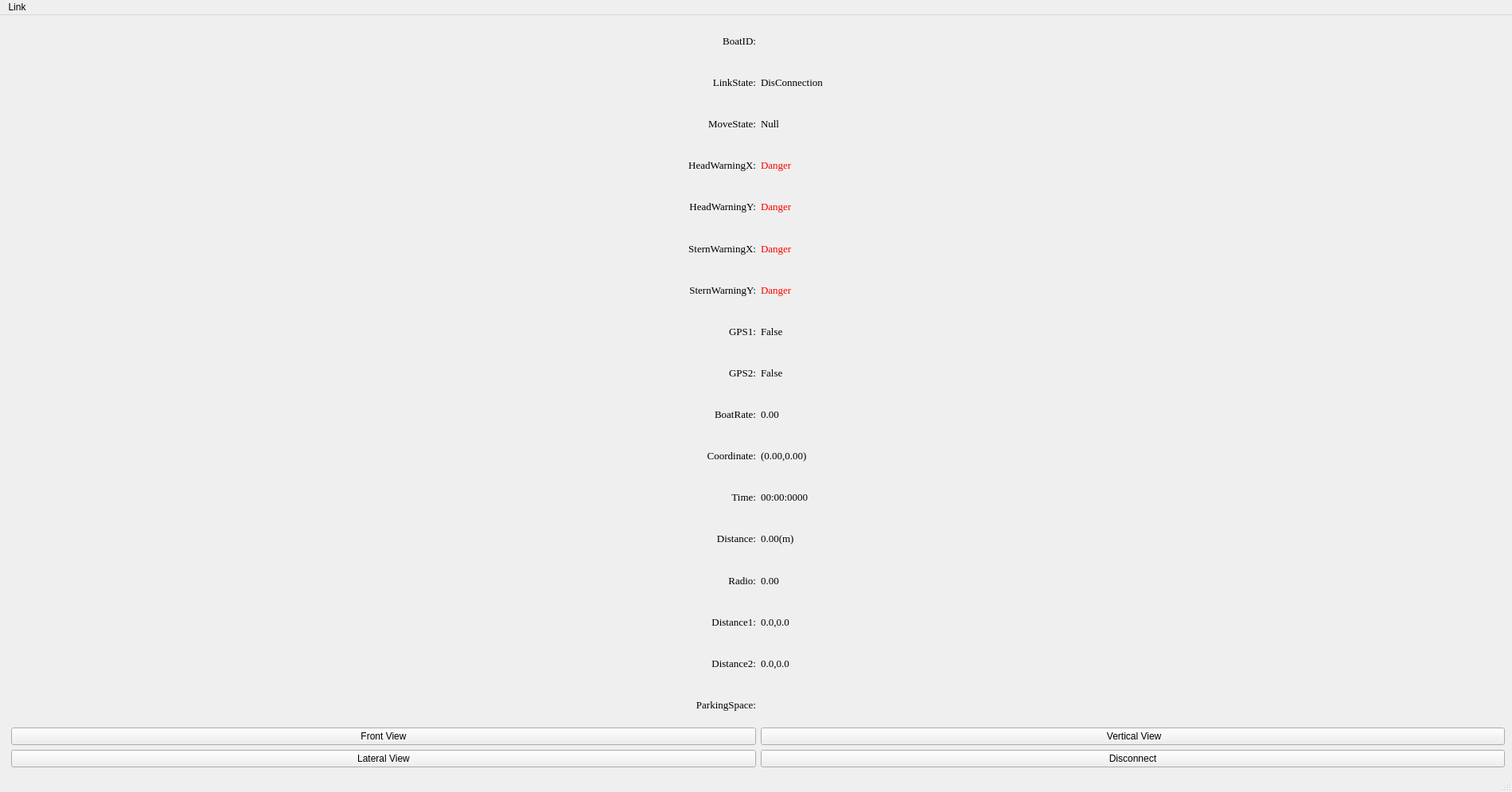
<?xml version="1.0" encoding="UTF-8"?>
<ui version="4.0">
 <class>OSGBoat</class>
 <widget class="QMainWindow" name="OSGBoat">
  <property name="geometry">
   <rect>
    <x>0</x>
    <y>0</y>
    <width>1900</width>
    <height>995</height>
   </rect>
  </property>
  <property name="windowTitle">
   <string>MainWindow</string>
  </property>
  <widget class="QWidget" name="centralwidget">
   <layout class="QGridLayout" name="gridLayout_3">
    <item row="0" column="0">
     <layout class="QGridLayout" name="gridLayout_2" columnstretch="4,1" columnminimumwidth="5,1">
      <item row="0" column="0">
       <layout class="QGridLayout" name="boxlayout"/>
      </item>
      <item row="0" column="1">
       <layout class="QGridLayout" name="gridLayout">
        <item row="2" column="1">
         <widget class="QLabel" name="label_MoveState">
          <property name="font">
           <font>
            <family>Times New Roman</family>
            <pointsize>10</pointsize>
           </font>
          </property>
          <property name="text">
           <string>Null</string>
          </property>
         </widget>
        </item>
        <item row="2" column="0">
         <widget class="QLabel" name="label_MoveStateTitle">
          <property name="font">
           <font>
            <family>Times New Roman</family>
            <pointsize>10</pointsize>
           </font>
          </property>
          <property name="text">
           <string>MoveState:</string>
          </property>
          <property name="alignment">
           <set>Qt::AlignRight|Qt::AlignTrailing|Qt::AlignVCenter</set>
          </property>
         </widget>
        </item>
        <item row="5" column="1">
         <widget class="QLabel" name="label_SternWarningX">
          <property name="palette">
           <palette>
            <active>
             <colorrole role="WindowText">
              <brush brushstyle="SolidPattern">
               <color alpha="255">
                <red>255</red>
                <green>0</green>
                <blue>0</blue>
               </color>
              </brush>
             </colorrole>
             <colorrole role="Text">
              <brush brushstyle="SolidPattern">
               <color alpha="255">
                <red>0</red>
                <green>0</green>
                <blue>0</blue>
               </color>
              </brush>
             </colorrole>
            </active>
            <inactive>
             <colorrole role="WindowText">
              <brush brushstyle="SolidPattern">
               <color alpha="255">
                <red>255</red>
                <green>0</green>
                <blue>0</blue>
               </color>
              </brush>
             </colorrole>
             <colorrole role="Text">
              <brush brushstyle="SolidPattern">
               <color alpha="255">
                <red>0</red>
                <green>0</green>
                <blue>0</blue>
               </color>
              </brush>
             </colorrole>
            </inactive>
            <disabled>
             <colorrole role="WindowText">
              <brush brushstyle="SolidPattern">
               <color alpha="255">
                <red>120</red>
                <green>120</green>
                <blue>120</blue>
               </color>
              </brush>
             </colorrole>
             <colorrole role="Text">
              <brush brushstyle="SolidPattern">
               <color alpha="255">
                <red>120</red>
                <green>120</green>
                <blue>120</blue>
               </color>
              </brush>
             </colorrole>
            </disabled>
           </palette>
          </property>
          <property name="font">
           <font>
            <family>Times New Roman</family>
            <pointsize>10</pointsize>
           </font>
          </property>
          <property name="text">
           <string>Danger</string>
          </property>
         </widget>
        </item>
        <item row="3" column="0">
         <widget class="QLabel" name="label_HeadWarningXTitle">
          <property name="font">
           <font>
            <family>Times New Roman</family>
            <pointsize>10</pointsize>
           </font>
          </property>
          <property name="text">
           <string>HeadWarningX:</string>
          </property>
          <property name="alignment">
           <set>Qt::AlignRight|Qt::AlignTrailing|Qt::AlignVCenter</set>
          </property>
         </widget>
        </item>
        <item row="4" column="0">
         <widget class="QLabel" name="label_HeadWarningYTitle">
          <property name="font">
           <font>
            <family>Times New Roman</family>
            <pointsize>10</pointsize>
           </font>
          </property>
          <property name="text">
           <string>HeadWarningY:</string>
          </property>
          <property name="alignment">
           <set>Qt::AlignRight|Qt::AlignTrailing|Qt::AlignVCenter</set>
          </property>
         </widget>
        </item>
        <item row="5" column="0">
         <widget class="QLabel" name="label_SternWarningXTitle">
          <property name="font">
           <font>
            <family>Times New Roman</family>
            <pointsize>10</pointsize>
           </font>
          </property>
          <property name="text">
           <string>SternWarningX:</string>
          </property>
          <property name="alignment">
           <set>Qt::AlignRight|Qt::AlignTrailing|Qt::AlignVCenter</set>
          </property>
         </widget>
        </item>
        <item row="3" column="1">
         <widget class="QLabel" name="label_HeadWarningX">
          <property name="palette">
           <palette>
            <active>
             <colorrole role="WindowText">
              <brush brushstyle="SolidPattern">
               <color alpha="255">
                <red>255</red>
                <green>0</green>
                <blue>0</blue>
               </color>
              </brush>
             </colorrole>
            </active>
            <inactive>
             <colorrole role="WindowText">
              <brush brushstyle="SolidPattern">
               <color alpha="255">
                <red>255</red>
                <green>0</green>
                <blue>0</blue>
               </color>
              </brush>
             </colorrole>
            </inactive>
            <disabled>
             <colorrole role="WindowText">
              <brush brushstyle="SolidPattern">
               <color alpha="255">
                <red>120</red>
                <green>120</green>
                <blue>120</blue>
               </color>
              </brush>
             </colorrole>
            </disabled>
           </palette>
          </property>
          <property name="font">
           <font>
            <family>Times New Roman</family>
            <pointsize>10</pointsize>
           </font>
          </property>
          <property name="text">
           <string>Danger</string>
          </property>
         </widget>
        </item>
        <item row="4" column="1">
         <widget class="QLabel" name="label_HeadWarningY">
          <property name="palette">
           <palette>
            <active>
             <colorrole role="WindowText">
              <brush brushstyle="SolidPattern">
               <color alpha="255">
                <red>255</red>
                <green>0</green>
                <blue>0</blue>
               </color>
              </brush>
             </colorrole>
             <colorrole role="Text">
              <brush brushstyle="SolidPattern">
               <color alpha="255">
                <red>0</red>
                <green>0</green>
                <blue>0</blue>
               </color>
              </brush>
             </colorrole>
            </active>
            <inactive>
             <colorrole role="WindowText">
              <brush brushstyle="SolidPattern">
               <color alpha="255">
                <red>255</red>
                <green>0</green>
                <blue>0</blue>
               </color>
              </brush>
             </colorrole>
             <colorrole role="Text">
              <brush brushstyle="SolidPattern">
               <color alpha="255">
                <red>0</red>
                <green>0</green>
                <blue>0</blue>
               </color>
              </brush>
             </colorrole>
            </inactive>
            <disabled>
             <colorrole role="WindowText">
              <brush brushstyle="SolidPattern">
               <color alpha="255">
                <red>120</red>
                <green>120</green>
                <blue>120</blue>
               </color>
              </brush>
             </colorrole>
             <colorrole role="Text">
              <brush brushstyle="SolidPattern">
               <color alpha="255">
                <red>120</red>
                <green>120</green>
                <blue>120</blue>
               </color>
              </brush>
             </colorrole>
            </disabled>
           </palette>
          </property>
          <property name="font">
           <font>
            <family>Times New Roman</family>
            <pointsize>10</pointsize>
           </font>
          </property>
          <property name="text">
           <string>Danger</string>
          </property>
         </widget>
        </item>
        <item row="11" column="1">
         <widget class="QLabel" name="label_Time">
          <property name="font">
           <font>
            <family>Times New Roman</family>
            <pointsize>10</pointsize>
           </font>
          </property>
          <property name="text">
           <string>00:00:0000</string>
          </property>
          <property name="alignment">
           <set>Qt::AlignLeading|Qt::AlignLeft|Qt::AlignVCenter</set>
          </property>
         </widget>
        </item>
        <item row="9" column="0">
         <widget class="QLabel" name="label_Coor">
          <property name="font">
           <font>
            <family>Times New Roman</family>
            <pointsize>10</pointsize>
           </font>
          </property>
          <property name="text">
           <string>BoatRate:</string>
          </property>
          <property name="alignment">
           <set>Qt::AlignRight|Qt::AlignTrailing|Qt::AlignVCenter</set>
          </property>
         </widget>
        </item>
        <item row="16" column="0">
         <widget class="QLabel" name="label_accommodationTitle">
          <property name="font">
           <font>
            <family>Times New Roman</family>
            <pointsize>10</pointsize>
           </font>
          </property>
          <property name="text">
           <string>ParkingSpace:</string>
          </property>
          <property name="alignment">
           <set>Qt::AlignRight|Qt::AlignTrailing|Qt::AlignVCenter</set>
          </property>
         </widget>
        </item>
        <item row="10" column="0">
         <widget class="QLabel" name="label_CoordinateTitle">
          <property name="font">
           <font>
            <family>Times New Roman</family>
            <pointsize>10</pointsize>
           </font>
          </property>
          <property name="text">
           <string>Coordinate:</string>
          </property>
          <property name="alignment">
           <set>Qt::AlignRight|Qt::AlignTrailing|Qt::AlignVCenter</set>
          </property>
         </widget>
        </item>
        <item row="13" column="0">
         <widget class="QLabel" name="label_RadioTitle">
          <property name="font">
           <font>
            <family>Times New Roman</family>
            <pointsize>10</pointsize>
           </font>
          </property>
          <property name="text">
           <string>Radio:</string>
          </property>
          <property name="alignment">
           <set>Qt::AlignRight|Qt::AlignTrailing|Qt::AlignVCenter</set>
          </property>
         </widget>
        </item>
        <item row="11" column="0">
         <widget class="QLabel" name="label_TimeTitle">
          <property name="font">
           <font>
            <family>Times New Roman</family>
            <pointsize>10</pointsize>
           </font>
          </property>
          <property name="text">
           <string>Time:</string>
          </property>
          <property name="alignment">
           <set>Qt::AlignRight|Qt::AlignTrailing|Qt::AlignVCenter</set>
          </property>
         </widget>
        </item>
        <item row="16" column="1">
         <widget class="QLabel" name="label_Accommodation">
          <property name="font">
           <font>
            <family>Times New Roman</family>
            <pointsize>10</pointsize>
           </font>
          </property>
          <property name="text">
           <string/>
          </property>
         </widget>
        </item>
        <item row="15" column="0">
         <widget class="QLabel" name="label_Distance2title">
          <property name="font">
           <font>
            <family>Times New Roman</family>
            <pointsize>10</pointsize>
           </font>
          </property>
          <property name="text">
           <string>Distance2:</string>
          </property>
          <property name="alignment">
           <set>Qt::AlignRight|Qt::AlignTrailing|Qt::AlignVCenter</set>
          </property>
         </widget>
        </item>
        <item row="0" column="0">
         <widget class="QLabel" name="label_NumTitle">
          <property name="font">
           <font>
            <family>Times New Roman</family>
            <pointsize>10</pointsize>
           </font>
          </property>
          <property name="text">
           <string>BoatID:</string>
          </property>
          <property name="alignment">
           <set>Qt::AlignRight|Qt::AlignTrailing|Qt::AlignVCenter</set>
          </property>
         </widget>
        </item>
        <item row="10" column="1">
         <widget class="QLabel" name="label_Coordinate">
          <property name="font">
           <font>
            <family>Times New Roman</family>
            <pointsize>10</pointsize>
           </font>
          </property>
          <property name="text">
           <string>(0.00,0.00)</string>
          </property>
          <property name="alignment">
           <set>Qt::AlignLeading|Qt::AlignLeft|Qt::AlignVCenter</set>
          </property>
         </widget>
        </item>
        <item row="1" column="1">
         <widget class="QLabel" name="label_LinkState">
          <property name="font">
           <font>
            <family>Times New Roman</family>
            <pointsize>10</pointsize>
           </font>
          </property>
          <property name="text">
           <string>DisConnection</string>
          </property>
         </widget>
        </item>
        <item row="17" column="1">
         <widget class="QPushButton" name="pushButton_vertical">
          <property name="text">
           <string> Vertical View</string>
          </property>
         </widget>
        </item>
        <item row="17" column="0">
         <widget class="QPushButton" name="pushButton_front">
          <property name="text">
           <string>Front View</string>
          </property>
         </widget>
        </item>
        <item row="12" column="0">
         <widget class="QLabel" name="label_DistanceTitle">
          <property name="font">
           <font>
            <family>Times New Roman</family>
            <pointsize>10</pointsize>
           </font>
          </property>
          <property name="text">
           <string>Distance:</string>
          </property>
          <property name="alignment">
           <set>Qt::AlignRight|Qt::AlignTrailing|Qt::AlignVCenter</set>
          </property>
         </widget>
        </item>
        <item row="0" column="1">
         <widget class="QLabel" name="label_ID">
          <property name="font">
           <font>
            <family>Times New Roman</family>
            <pointsize>10</pointsize>
           </font>
          </property>
          <property name="text">
           <string/>
          </property>
          <property name="alignment">
           <set>Qt::AlignLeading|Qt::AlignLeft|Qt::AlignVCenter</set>
          </property>
         </widget>
        </item>
        <item row="14" column="0">
         <widget class="QLabel" name="label_Distance1title">
          <property name="font">
           <font>
            <family>Times New Roman</family>
            <pointsize>10</pointsize>
           </font>
          </property>
          <property name="text">
           <string>Distance1:</string>
          </property>
          <property name="alignment">
           <set>Qt::AlignRight|Qt::AlignTrailing|Qt::AlignVCenter</set>
          </property>
         </widget>
        </item>
        <item row="8" column="1">
         <widget class="QLabel" name="label_GPS2">
          <property name="font">
           <font>
            <family>Times New Roman</family>
            <pointsize>10</pointsize>
           </font>
          </property>
          <property name="text">
           <string>False</string>
          </property>
         </widget>
        </item>
        <item row="12" column="1">
         <widget class="QLabel" name="label_Distance">
          <property name="font">
           <font>
            <family>Times New Roman</family>
            <pointsize>10</pointsize>
           </font>
          </property>
          <property name="text">
           <string>0.00(m)</string>
          </property>
         </widget>
        </item>
        <item row="7" column="0">
         <widget class="QLabel" name="label_GPS1title">
          <property name="font">
           <font>
            <family>Times New Roman</family>
            <pointsize>10</pointsize>
           </font>
          </property>
          <property name="text">
           <string>GPS1:</string>
          </property>
          <property name="alignment">
           <set>Qt::AlignRight|Qt::AlignTrailing|Qt::AlignVCenter</set>
          </property>
         </widget>
        </item>
        <item row="9" column="1">
         <widget class="QLabel" name="label_Rate">
          <property name="font">
           <font>
            <family>Times New Roman</family>
            <pointsize>10</pointsize>
           </font>
          </property>
          <property name="text">
           <string>0.00</string>
          </property>
          <property name="alignment">
           <set>Qt::AlignLeading|Qt::AlignLeft|Qt::AlignVCenter</set>
          </property>
         </widget>
        </item>
        <item row="7" column="1">
         <widget class="QLabel" name="label_GPS1">
          <property name="font">
           <font>
            <family>Times New Roman</family>
            <pointsize>10</pointsize>
           </font>
          </property>
          <property name="text">
           <string>False</string>
          </property>
         </widget>
        </item>
        <item row="18" column="1">
         <widget class="QPushButton" name="pushButton_closeLink">
          <property name="text">
           <string>Disconnect</string>
          </property>
         </widget>
        </item>
        <item row="1" column="0">
         <widget class="QLabel" name="label_LinkStateTitle">
          <property name="font">
           <font>
            <family>Times New Roman</family>
            <pointsize>10</pointsize>
           </font>
          </property>
          <property name="text">
           <string>LinkState:</string>
          </property>
          <property name="alignment">
           <set>Qt::AlignRight|Qt::AlignTrailing|Qt::AlignVCenter</set>
          </property>
         </widget>
        </item>
        <item row="15" column="1">
         <widget class="QLabel" name="label_Distance2">
          <property name="font">
           <font>
            <family>Times New Roman</family>
            <pointsize>10</pointsize>
           </font>
          </property>
          <property name="text">
           <string>0.0,0.0</string>
          </property>
         </widget>
        </item>
        <item row="18" column="0">
         <widget class="QPushButton" name="pushButton_lateral">
          <property name="text">
           <string>Lateral View</string>
          </property>
         </widget>
        </item>
        <item row="8" column="0">
         <widget class="QLabel" name="label_GPS2title">
          <property name="font">
           <font>
            <family>Times New Roman</family>
            <pointsize>10</pointsize>
           </font>
          </property>
          <property name="text">
           <string>GPS2:</string>
          </property>
          <property name="alignment">
           <set>Qt::AlignRight|Qt::AlignTrailing|Qt::AlignVCenter</set>
          </property>
         </widget>
        </item>
        <item row="14" column="1">
         <widget class="QLabel" name="label_Distance1">
          <property name="font">
           <font>
            <family>Times New Roman</family>
            <pointsize>10</pointsize>
           </font>
          </property>
          <property name="text">
           <string>0.0,0.0</string>
          </property>
         </widget>
        </item>
        <item row="13" column="1">
         <widget class="QLabel" name="label_Radio">
          <property name="font">
           <font>
            <family>Times New Roman</family>
            <pointsize>10</pointsize>
           </font>
          </property>
          <property name="text">
           <string>0.00</string>
          </property>
         </widget>
        </item>
        <item row="6" column="0">
         <widget class="QLabel" name="label_SternWarningYTitle">
          <property name="font">
           <font>
            <family>Times New Roman</family>
            <pointsize>10</pointsize>
           </font>
          </property>
          <property name="text">
           <string>SternWarningY:</string>
          </property>
          <property name="alignment">
           <set>Qt::AlignRight|Qt::AlignTrailing|Qt::AlignVCenter</set>
          </property>
         </widget>
        </item>
        <item row="6" column="1">
         <widget class="QLabel" name="label_SternWarningY">
          <property name="palette">
           <palette>
            <active>
             <colorrole role="WindowText">
              <brush brushstyle="SolidPattern">
               <color alpha="255">
                <red>255</red>
                <green>0</green>
                <blue>0</blue>
               </color>
              </brush>
             </colorrole>
            </active>
            <inactive>
             <colorrole role="WindowText">
              <brush brushstyle="SolidPattern">
               <color alpha="255">
                <red>255</red>
                <green>0</green>
                <blue>0</blue>
               </color>
              </brush>
             </colorrole>
            </inactive>
            <disabled>
             <colorrole role="WindowText">
              <brush brushstyle="SolidPattern">
               <color alpha="255">
                <red>120</red>
                <green>120</green>
                <blue>120</blue>
               </color>
              </brush>
             </colorrole>
            </disabled>
           </palette>
          </property>
          <property name="font">
           <font>
            <family>Times New Roman</family>
            <pointsize>10</pointsize>
           </font>
          </property>
          <property name="text">
           <string>Danger</string>
          </property>
         </widget>
        </item>
       </layout>
      </item>
     </layout>
    </item>
   </layout>
  </widget>
  <widget class="QMenuBar" name="menubar">
   <property name="geometry">
    <rect>
     <x>0</x>
     <y>0</y>
     <width>1900</width>
     <height>18</height>
    </rect>
   </property>
   <widget class="QMenu" name="menuChange">
    <property name="title">
     <string>Link</string>
    </property>
    <addaction name="actionChangeView_LinkBoat"/>
   </widget>
   <addaction name="menuChange"/>
  </widget>
  <widget class="QStatusBar" name="statusbar"/>
  <action name="actionChangeView_LinkBoat">
   <property name="text">
    <string>LinkBoat</string>
   </property>
  </action>
 </widget>
 <resources/>
 <connections/>
</ui>
